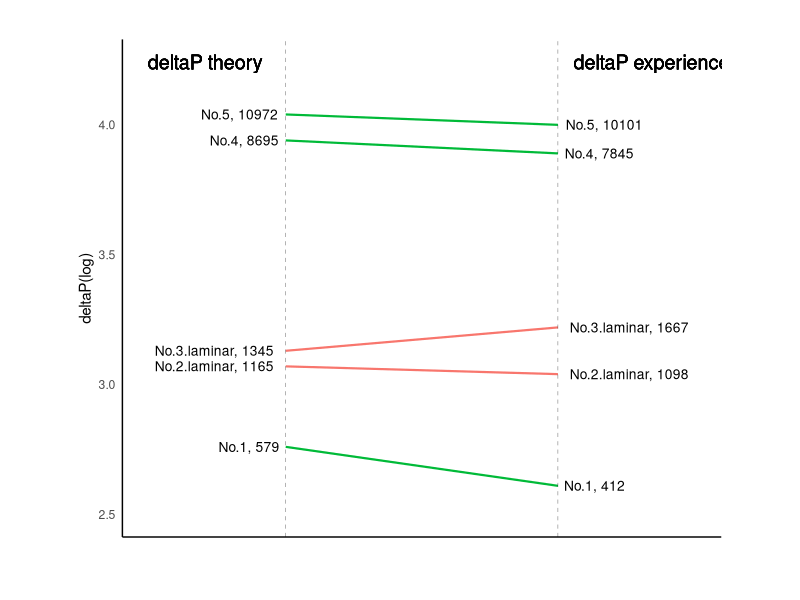

This figure's R source:
library(ggplot2)
library(scales)
theme_set(theme_classic())
#?theme_set
# prep data
df5 <- read.csv("Flowrate-deltaP-lam-log.csv")
#colnames(df) <- c("continent", "1952", "1957")
left_label <- paste(df5$expNo, round(df5$deltaPtheory),sep=", ")
#?paste
right_label <- paste(df5$expNo, round(df5$deltaPexp),sep=", ")
df5$class <- c("green","red","red","green","green")

# Plot
p <- ggplot(df5) + geom_segment(aes(x=1, xend=2, y=`deltaPtheory.LOG`, yend=`deltaPexp.LOG`, col=class), linewidth=.75, show.legend=F) + 
  geom_vline(xintercept=1, linetype="dashed", linewidth=.1) + 
  geom_vline(xintercept=2, linetype="dashed", linewidth=.1) +
  scale_color_manual(labels = c("Up", "Down"), 
                     values = c("green"="#00ba38", "red"="#f8766d")) +  # color of lines
  labs(x="", y="deltaP(log)") +  # Axis labels
  xlim(.5, 2.5) + ylim(2.5,(1.05*(max(df5$`deltaPtheory.LOG`, df5$`deltaPexp.LOG`))))  # X and Y axis limits

# Add texts
p <- p + geom_text(label=left_label, y=df5$`deltaPtheory.LOG`, x=rep(1, NROW(df)), hjust=1.1, size=3.5)
p <- p + geom_text(label=right_label, y=df5$`deltaPexp.LOG`, x=rep(2, NROW(df)), hjust=-0.1, size=3.5)
p <- p + geom_text(label="deltaP theory", x=1, y=1.05*(max(df5$`deltaPtheory.LOG`, df5$`deltaPexp.LOG`)), hjust=1.2, size=5)  # title
p <- p + geom_text(label="deltaP experience", x=2, y=1.05*(max(df5$`deltaPtheory.LOG`, df5$`deltaPexp.LOG`)), hjust=-0.1, size=5)  # title

# Minify theme
p + theme(panel.background = element_blank(), 
          panel.grid = element_blank(),
          axis.ticks = element_blank(),
          axis.text.x = element_blank(),
          panel.border = element_blank(),
          plot.margin = unit(c(1,2,1,2), "cm"))

